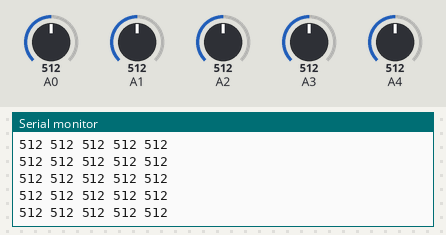
This sketch was run on a simulated Arduino Uno, built with avr-gcc and run on an emulated ATmega328P. On the bench: the last lines printed to the serial monitor. Inputs (shaded band) come from the test bench; at power-on: A0 = 512, A3 = 512, A1 = 512, A2 = 512, A4 = 512.

Above: at 4.2 s.
4.3 s: A0 set to 108
At 4.33 s:
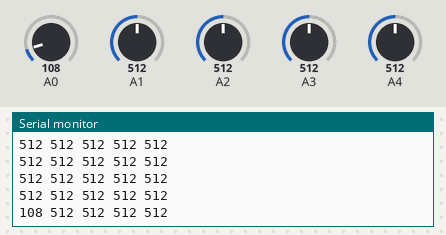
7.3 s: A0 set to 90
At 7.31 s:
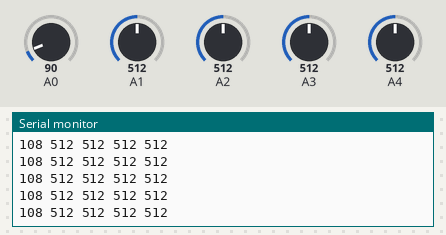
10.3 s: A3 set to 108
At 10.34 s:
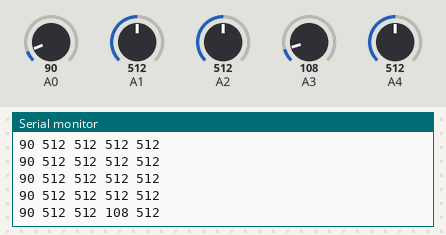
11.8 s: A3 set to 93
At 11.83 s:
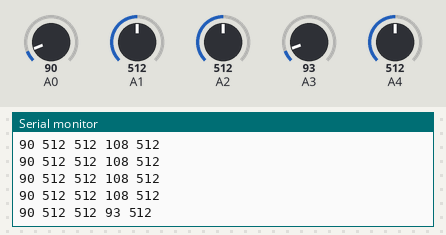
Timing chart, 0 to 14.8 s (numbered marks = the images above; inputs shaded):
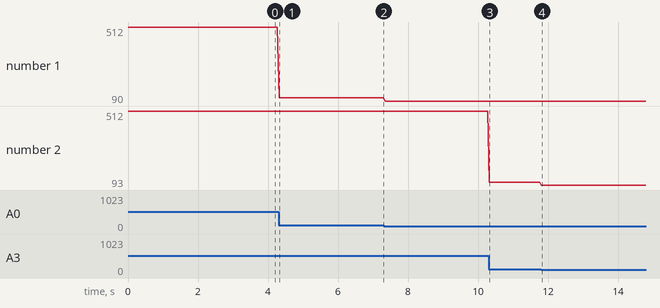

Measured:
- after the input at 4.3 s, the serial monitor: prints a new line at once (image 1)
- after the input at 10.3 s, the serial monitor: prints a new line at once (image 3)
- after the input at 11.8 s, the serial monitor: prints a new line at once (image 4)
- plotted number 1: 512 → 108 after the input at 4.3 s, 108 → 90 after the input at 7.3 s
- plotted number 2: 512 → 108 after the input at 10.3 s, 108 → 93 after the input at 11.8 s

The sketch:

read_5_pins.ino
```cpp
/*
  AnalogReadSerial
  Reads 5 analog inputs on pins 0-4, prints the result to the serial monitor.
 */

// the setup routine runs once when you press reset:
void setup() {
  // initialize serial communication at 9600 bits per second:
  Serial.begin(9600);
}

// the loop routine runs over and over again forever:
void loop() {
  // read the input on analog pins 0-4:
  int sensorValue = analogRead(A0);
  Serial.print(sensorValue);
  Serial.print(" ");
  sensorValue = analogRead(A1);
  Serial.print(sensorValue);
  Serial.print(" ");
  sensorValue = analogRead(A2);
  Serial.print(sensorValue);
  Serial.print(" ");
  sensorValue = analogRead(A3);
  Serial.print(sensorValue);
  Serial.print(" ");
  sensorValue = analogRead(A4);
  Serial.println(sensorValue);
  delay(50);        // delay in between reads for stability
}
```
